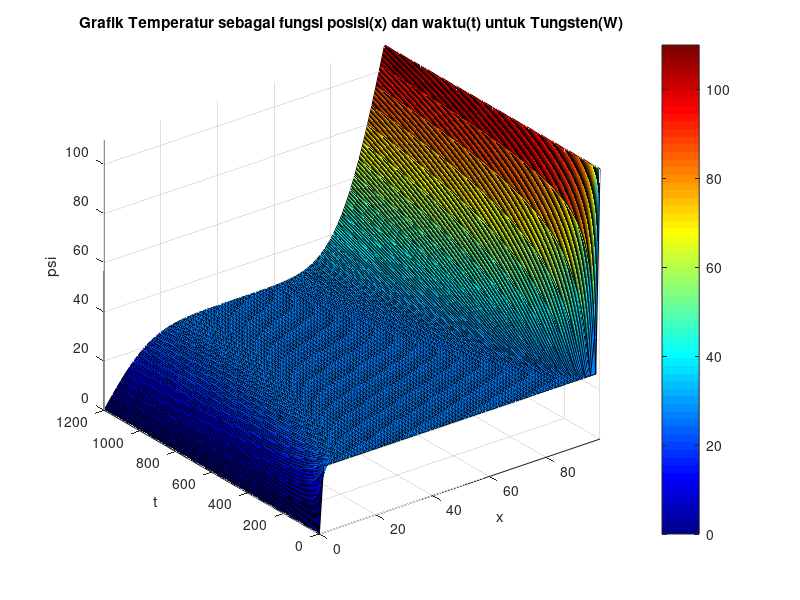

This chart was generated by the following MATLAB code:
clc
clear all

% Read the name from the output file
name = char(textread('nama_logam.txt', '%s'));

%------- Open the text file for x ------%
fileID_x = fopen('output_x_pdp_parabolic_tugas09.txt', 'r');

% Skip the first line
headerLines = 1;
for i = 1:headerLines
    fgetl(fileID_x);
end

% Read the remaining data into a variable
x = textscan(fileID_x, '%f');
x = x{1};  % Extract the data from the cell array

% Close the file
fclose(fileID_x);

%------- Open the text file for t ------%
fileID_t = fopen('output_t_pdp_parabolic_tugas09.txt', 'r');

% Skip the first line
headerLines = 1;
for i = 1:headerLines
    fgetl(fileID_t);
end

% Read the remaining data into a variable
t = textscan(fileID_t, '%f');
t = t{1};  % Extract the data from the cell array

% Close the file
fclose(fileID_t);

n = size(x);
m = size(t);

% Open the text file
fileID_psi = fopen('output_psi_pdp_parabolic_tugas09.txt', 'r');

% Skip the first line
headerLines = 1;
for i = 1:headerLines
    fgetl(fileID_psi);
end

% Read the remaining data into a variable
data = textscan(fileID_psi, '%f', 'Delimiter', '\t');
fclose(fileID_psi);

% Extract the matrix dimensions
numRows = n(1,1)+1;
numCols = m(1,1);

% Reshape the data into a matrix
psi = reshape(data{1}, numCols, numRows - 1).';

% Transpose the matrix to match the desired size
psi = psi.';  % Size: 101x101

% Create a meshgrid of x and y coordinates
[X, T] = meshgrid(x, t);

% Plot the 3D surface
surf(X, T, psi);
xlabel('x');
ylabel('t');
zlabel('psi');
title(['Grafik Temperatur sebagai fungsi posisi(x) dan waktu(t) untuk ', name,'']);

% Customize the plot appearance (optional)
colormap('jet');  % Set the colormap
colorbar;         % Add a colorbar
axis tight;       % Set tight axis limits
grid on;          % Show grid lines

% Menyimpan gambar plot grafik
saveas(gcf, ['plot_temperatur_', name,'.png'], 'png');
